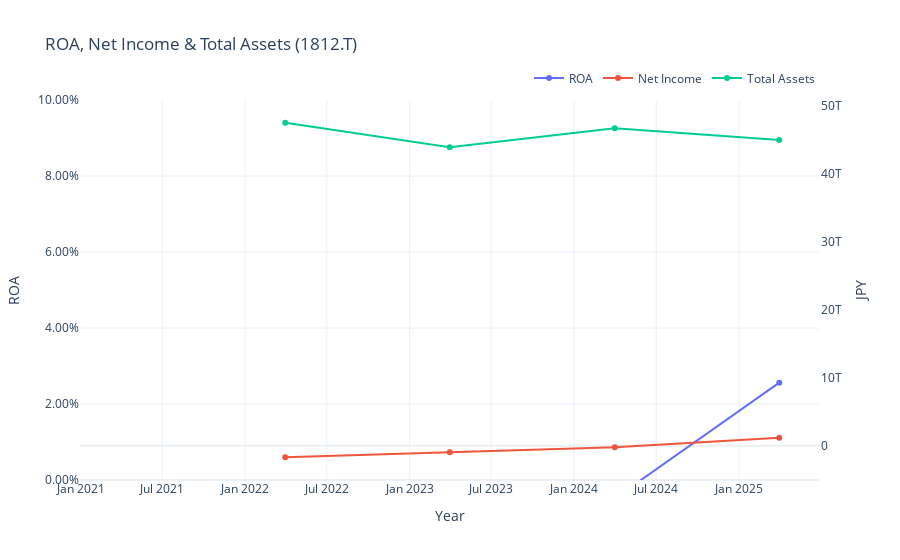

Notebook code cell kept with this figure:
### Code cell
import yfinance as yf
import plotly.graph_objects as go

ticker = yf.Ticker("9984.T")

# Financial statements (annual)
income = ticker.financials
balance = ticker.balance_sheet

# Dữ liệu
net_income = income.loc["Net Income"]
total_assets = balance.loc["Total Assets"]

# ROA
roa = net_income / total_assets

# Figure
fig = go.Figure()

# ROA (trục trái)
fig.add_trace(go.Scatter(
    x=roa.index,
    y=roa.values,
    mode="lines+markers",
    name="ROA",
    yaxis="y1"
))

# Net Income (trục phải)
fig.add_trace(go.Scatter(
    x=net_income.index,
    y=net_income.values,
    mode="lines+markers",
    name="Net Income",
    yaxis="y2"
))

# Total Assets (trục phải)
fig.add_trace(go.Scatter(
    x=total_assets.index,
    y=total_assets.values,
    mode="lines+markers",
    name="Total Assets",
    yaxis="y2"
))

# Layout
fig.update_layout(
    title="ROA, Net Income & Total Assets (1812.T)",
    template="plotly_white",

    xaxis=dict(title="Year"),

    yaxis=dict(
        title="ROA",
        tickformat=".2%",
        range=[0, 0.10]

    ),

    yaxis2=dict(
        title="JPY",
        overlaying="y",
        side="right",
        showgrid=False
    ),

    legend=dict(
        orientation="h",
        yanchor="bottom",
        y=1.02,
        xanchor="right",
        x=1
    )
)

fig.show()

### Figure 1 — Plotly figure (JSON) as saved in the notebook; plotly's stock layout.template omitted (floating-point values rounded to 4 significant figures)
{"data": [{"mode": "lines+markers", "name": "ROA", "type": "scatter", "x": ["2021-03-31T00:00:00", "2022-03-31T00:00:00", "2023-03-31T00:00:00", "2024-03-31T00:00:00", "2025-03-31T00:00:00"], "y": [NaN, -0.03592, -0.02208, -0.004872, 0.02562], "yaxis": "y"}, {"mode": "lines+markers", "name": "Net Income", "type": "scatter", "x": ["2025-03-31T00:00:00", "2024-03-31T00:00:00", "2023-03-31T00:00:00", "2022-03-31T00:00:00", "2021-03-31T00:00:00"], "y": [1153000000000.0, -227600000000.0, -970100000000.0, -1708000000000.0, NaN], "yaxis": "y2"}, {"mode": "lines+markers", "name": "Total Assets", "type": "scatter", "x": ["2025-03-31T00:00:00", "2024-03-31T00:00:00", "2023-03-31T00:00:00", "2022-03-31T00:00:00"], "y": [45010000000000.0, 46720000000000.0, 43940000000000.0, 47540000000000.0], "yaxis": "y2"}], "layout": {"legend": {"orientation": "h", "x": 1, "xanchor": "right", "y": 1.02, "yanchor": "bottom"}, "title": {"text": "ROA, Net Income & Total Assets (1812.T)"}, "xaxis": {"title": {"text": "Year"}}, "yaxis": {"range": [0, 0.1], "tickformat": ".2%", "title": {"text": "ROA"}}, "yaxis2": {"overlaying": "y", "showgrid": false, "side": "right", "title": {"text": "JPY"}}}}
